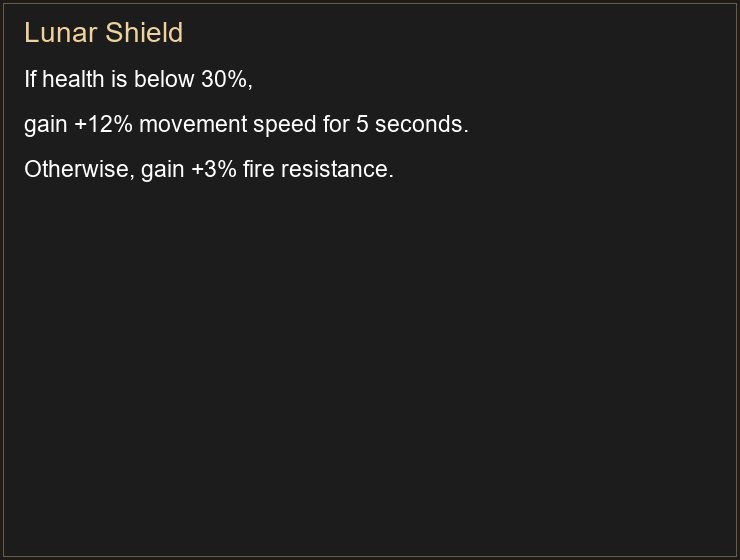
#> input picture assets/equipment-conditional-original-a10.png, 740 x 560 px
$ python -i equipment_layout.py   (imports and definitions only)
#> lines starting #> are read from the running program, lines starting #| are printed output that depends on the picture; after the words box and inside, x2 and y2 are one past the last pixel; in counts of white or black regions, pixels touching at a corner belong together
#> further down, picture is the input picture: shape (560, 740, 3); mean B, G, R 31.2, 31.5, 31.7
"""Single-capture, immutable original-position equipment layout metadata."""
import re
import numpy as np
import cv2
from .layout import OCRBlock,card_blocks,bounds,CONDITION,ACTION,BRANCH
from .types import EquipmentLayout,EquipmentSlot
from .equipment_fast_rules import LITERAL_NUMBER,AFFIX_FIELD,NUMERIC_FIELD,ATOMIC_UI


# [93 lines left out: functions colors, decoration_on_rule, equipment_decoration, solid_gem_shape, not called in this run]


def luminance(rgb):
    channels=np.asarray(rgb,dtype=float)/255
    return float(np.dot(np.where(channels<=.04045,channels/12.92,((channels+.055)/1.055)**2.4),[.2126,.7152,.0722]))


def contrast(a,b):
    x,y=sorted((luminance(a),luminance(b)))
    return (y+.05)/(x+.05)


# [21 lines left out: functions readable_color, padding_overlap, not called in this run]


def horizontal_decorations(frame):
    """Preserve long rules and performance bars even inside loose OCR padding."""
    gray=cv2.cvtColor(frame[:,:,:3],cv2.COLOR_BGR2GRAY)
    if len(gray)<25:return np.zeros(gray.shape,np.uint8)
    values=gray.astype(np.int16)
    above=np.abs(values-np.roll(values,6,axis=0))
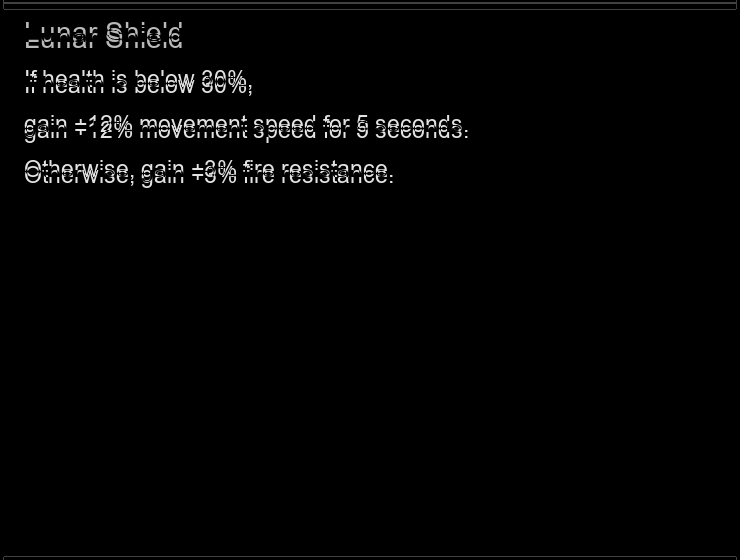
#> above: shape (560, 740) int16; min 0, max 227, mean 4.5
    below=np.abs(values-np.roll(values,-6,axis=0))
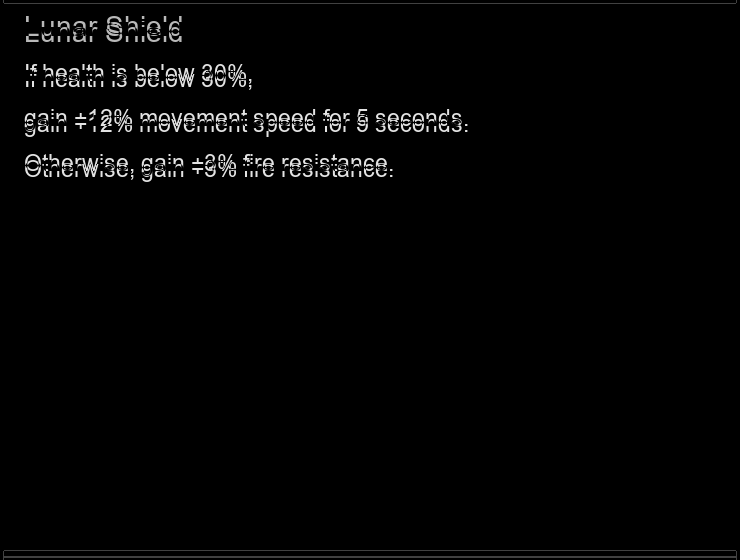
#> below: shape (560, 740) int16; min 0, max 227, mean 4.5
    ink=(np.minimum(above,below)>16).astype(np.uint8)
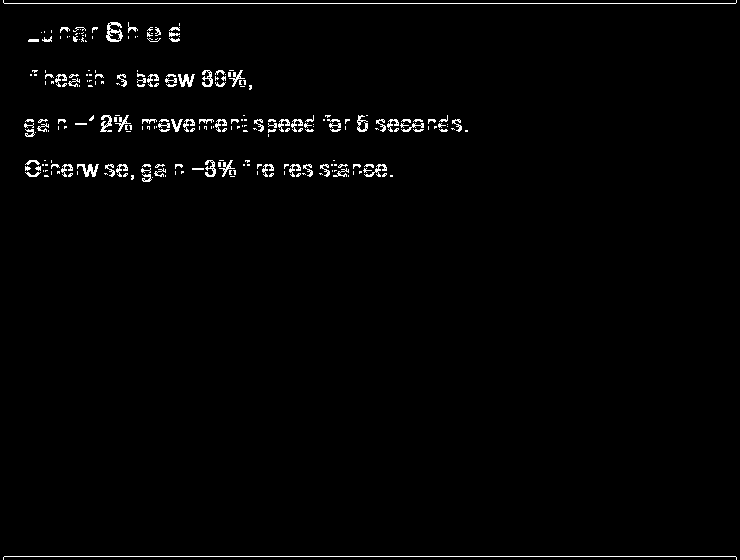
#> ink: shape (560, 740); values 0 (black) and 1 (white), 1.6% white in thin lines or dots
    ink[:12]=0;ink[-12:]=0
#> after `ink[-12:] = 0`:
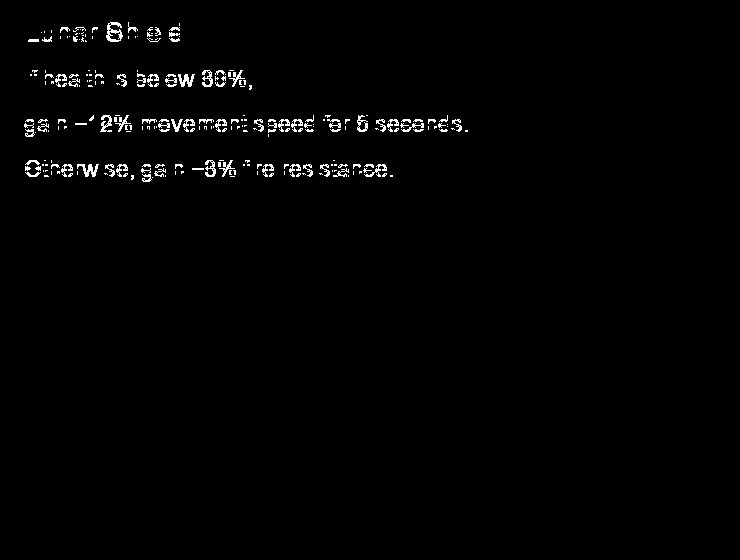
#> ink: shape (560, 740); values 0 (black) and 1 (white), 1.2% white in thin lines or dots, all inside (x1, y1, x2, y2) = (24, 22, 468, 182)
    mask=cv2.morphologyEx(ink,cv2.MORPH_OPEN,cv2.getStructuringElement(cv2.MORPH_RECT,(80,1)))
#> mask: shape (560, 740); every value is 0
    return cv2.dilate(mask,cv2.getStructuringElement(cv2.MORPH_RECT,(5,9)))


# [113 lines left out: functions equipment_blocks, capture_layout, not called in this run]

>>> import cv2
>>> picture = cv2.imread('../assets/equipment-conditional-original-a10.png')
>>> result = horizontal_decorations(picture)

$ run again, on assets/capture-review.png
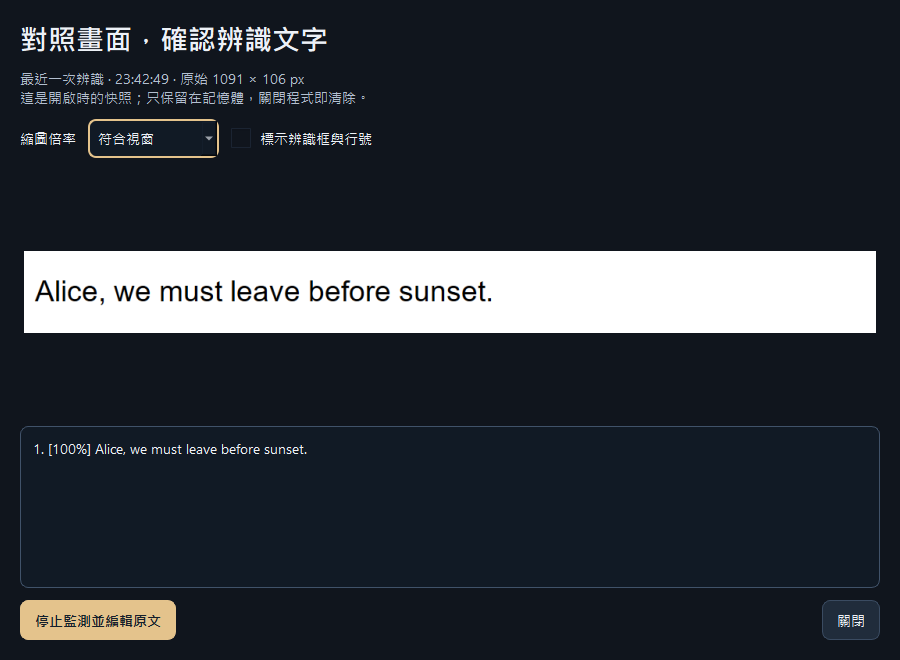
#> input picture assets/capture-review.png, 900 x 660 px
#> picture is the input picture: shape (660, 900, 3); mean B, G, R 60.3, 53.1, 48
#> in horizontal_decorations, `ink=(np.minimum(above,below)>16).astype(np.uint8)`:
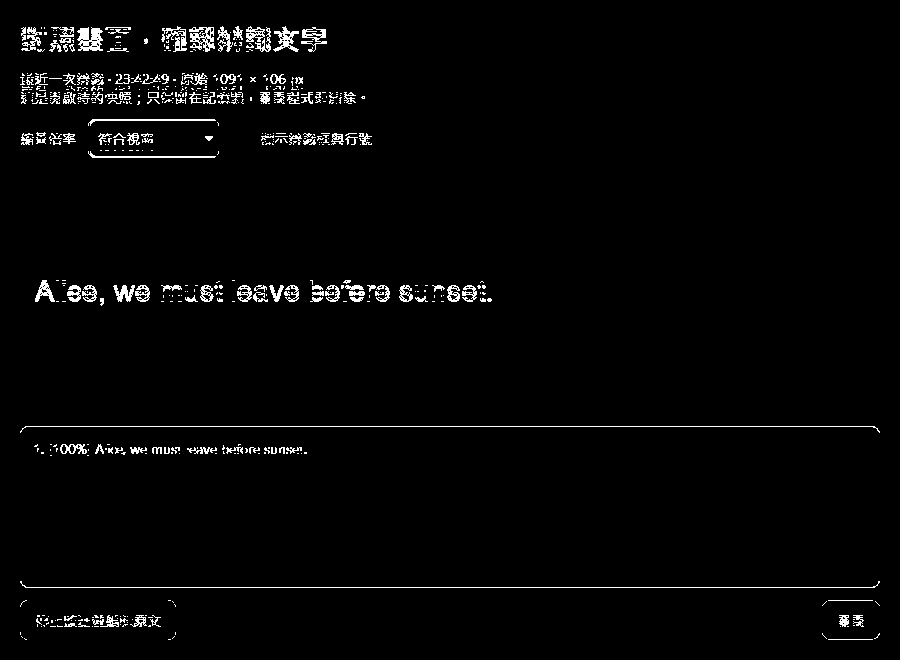
#> ink: shape (660, 900); values 0 (black) and 1 (white), 2.3% white in thin lines or dots, all inside (x1, y1, x2, y2) = (20, 26, 880, 640)
#> mask: shape (660, 900); values 0 (black) and 1 (white), 0.37% white in thin lines or dots, all inside (x1, y1, x2, y2) = (26, 119, 876, 588)
#> in horizontal_decorations, `return cv2.dilate(mask,cv2.getStructuringElement(cv2.MORPH_RECT,(5,9)))`:
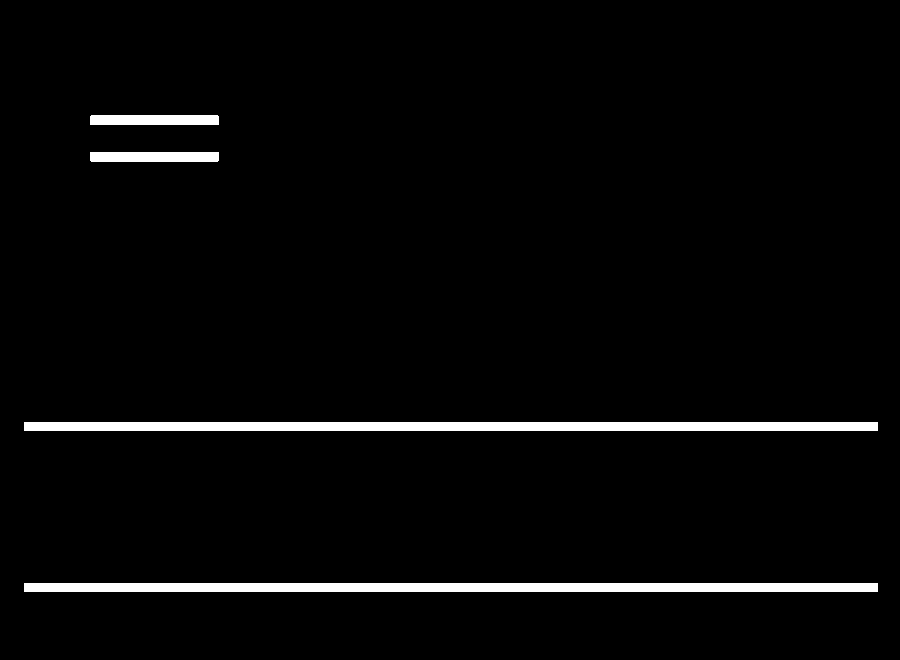
#> returned value: shape (660, 900); values 0 (black) and 1 (white), 3% white; 4 white regions, box (x1, y1, x2, y2) and area: (24, 422, 878, 431) 7686, (24, 583, 878, 592) 7686, (90, 115, 219, 125) 1288, (90, 152, 219, 162) 1288

$ run again, on assets/card-overlay-a4.png
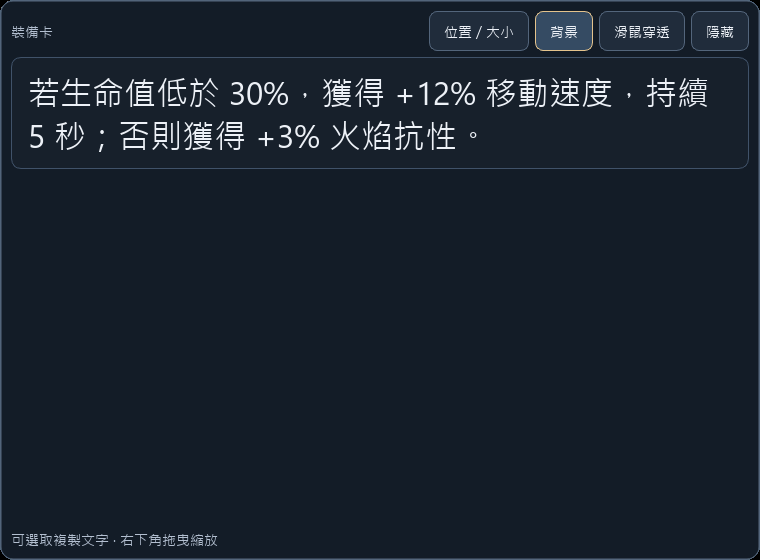
#> input picture assets/card-overlay-a4.png, 760 x 560 px
#> picture is the input picture: shape (560, 760, 3); mean B, G, R 45.7, 34.5, 25.4
#> in horizontal_decorations, `ink=(np.minimum(above,below)>16).astype(np.uint8)`:
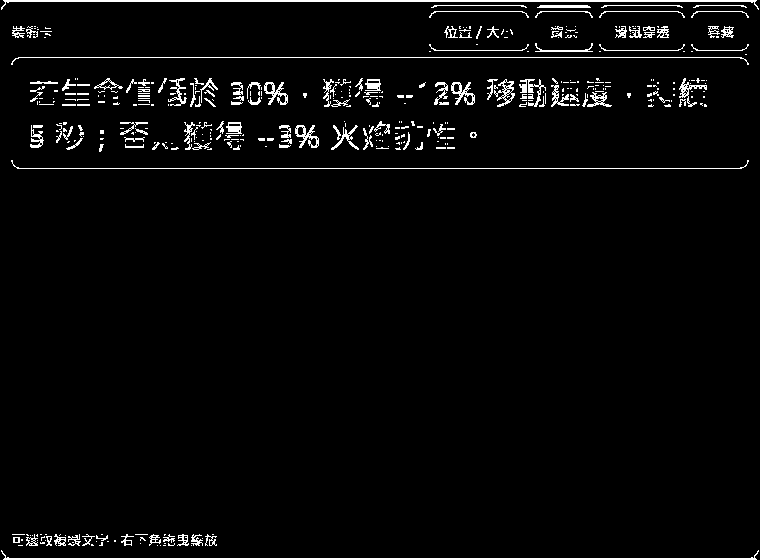
#> ink: shape (560, 760); values 0 (black) and 1 (white), 3.4% white in thin lines or dots
#> mask: shape (560, 760); values 0 (black) and 1 (white), 0.36% white in thin lines or dots, all inside (x1, y1, x2, y2) = (18, 50, 743, 169)
#> in horizontal_decorations, `return cv2.dilate(mask,cv2.getStructuringElement(cv2.MORPH_RECT,(5,9)))`:
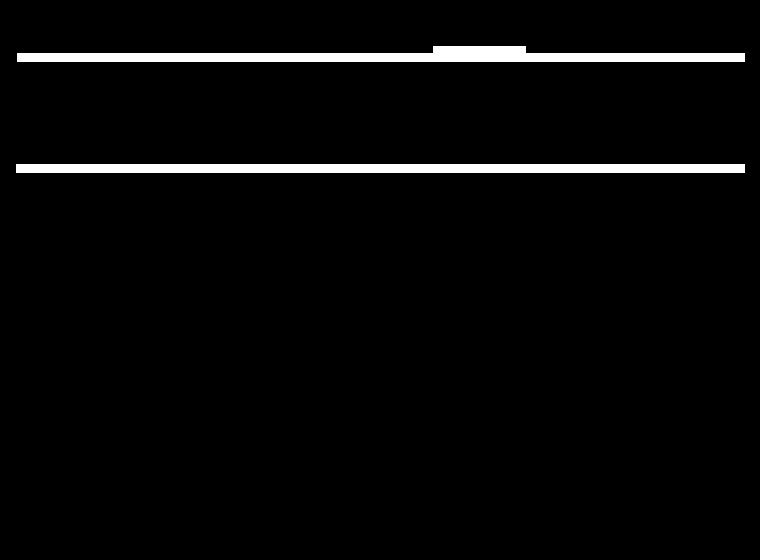
#> returned value: shape (560, 760); values 0 (black) and 1 (white), 3.2% white; 2 white regions, box (x1, y1, x2, y2) and area: (17, 46, 745, 62) 7203, (16, 164, 745, 173) 6561

$ run again, on assets/card-overlay.png
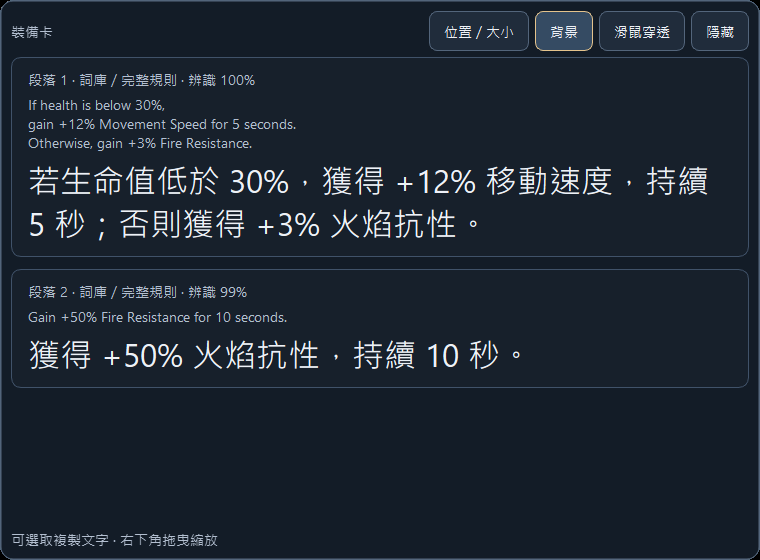
#> input picture assets/card-overlay.png, 760 x 560 px
#> picture is the input picture: shape (560, 760, 3); mean B, G, R 50.1, 38.9, 29.7
#> in horizontal_decorations, `ink=(np.minimum(above,below)>16).astype(np.uint8)`:
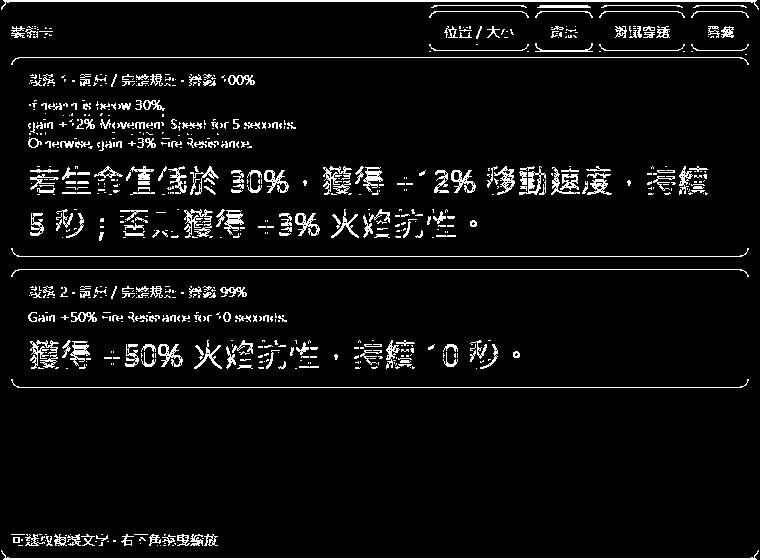
#> ink: shape (560, 760); values 0 (black) and 1 (white), 5.9% white in thin lines or dots
#> mask: shape (560, 760); values 0 (black) and 1 (white), 0.7% white in thin lines or dots, all inside (x1, y1, x2, y2) = (18, 50, 743, 388)
#> in horizontal_decorations, `return cv2.dilate(mask,cv2.getStructuringElement(cv2.MORPH_RECT,(5,9)))`:
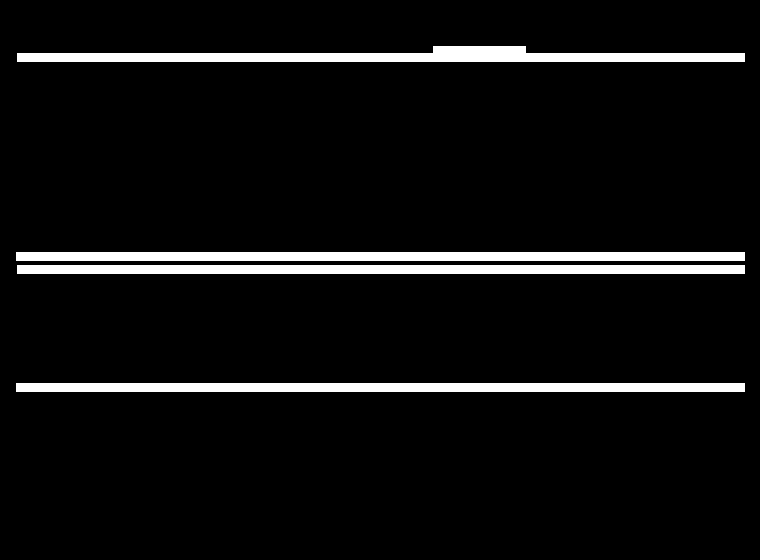
#> returned value: shape (560, 760); values 0 (black) and 1 (white), 6.3% white; 4 white regions, box (x1, y1, x2, y2) and area: (17, 46, 745, 62) 7203, (16, 252, 745, 261) 6561, (16, 383, 745, 392) 6561, (17, 265, 745, 274) 6552
